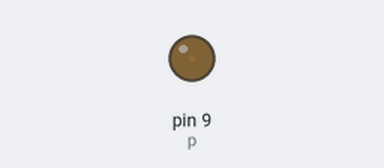
This sketch was run on a simulated Arduino Uno, built with avr-gcc and run on an emulated ATmega328P. Shown: output pins drawn as LEDs (lit = HIGH).

Above: at 0.05 s.
At 1.25 s:
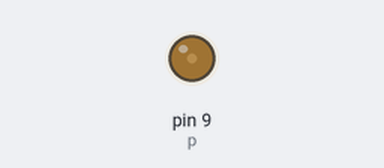
At 2.5 s:
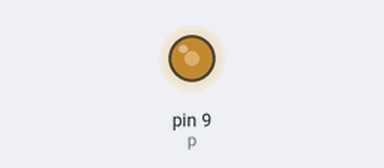
At 5.0 s:
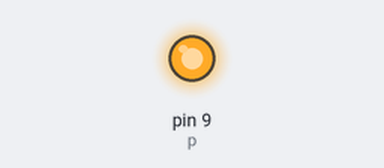
Timing chart, 0 to 6.5 s (numbered marks = the images above):
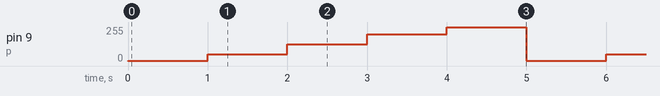

Measured:
- by itself, pin 9 (p): repeats every 5.0 s: 50/255 1.0 s, 125/255 1.0 s, 200/255 1.0 s, 255/255 1.0 s, 1/255 1.0 s

The sketch:

Sample.ino
```cpp
int p=9;
int b1=1;
int b2=50;
int b3=125;
int b4=200;
int b5=255;

int d=1000;

void setup() {
  // put your setup code here, to run once:
pinMode(p,OUTPUT);
}

void loop() {
  // put your main code here, to run repeatedly:
analogWrite(p,b1);
delay (d);

analogWrite(p,b2);
delay (d);

analogWrite(p,b3);
delay (d);

analogWrite(p,b4);
delay (d);

analogWrite(p,b5);
delay (d);

}
```
